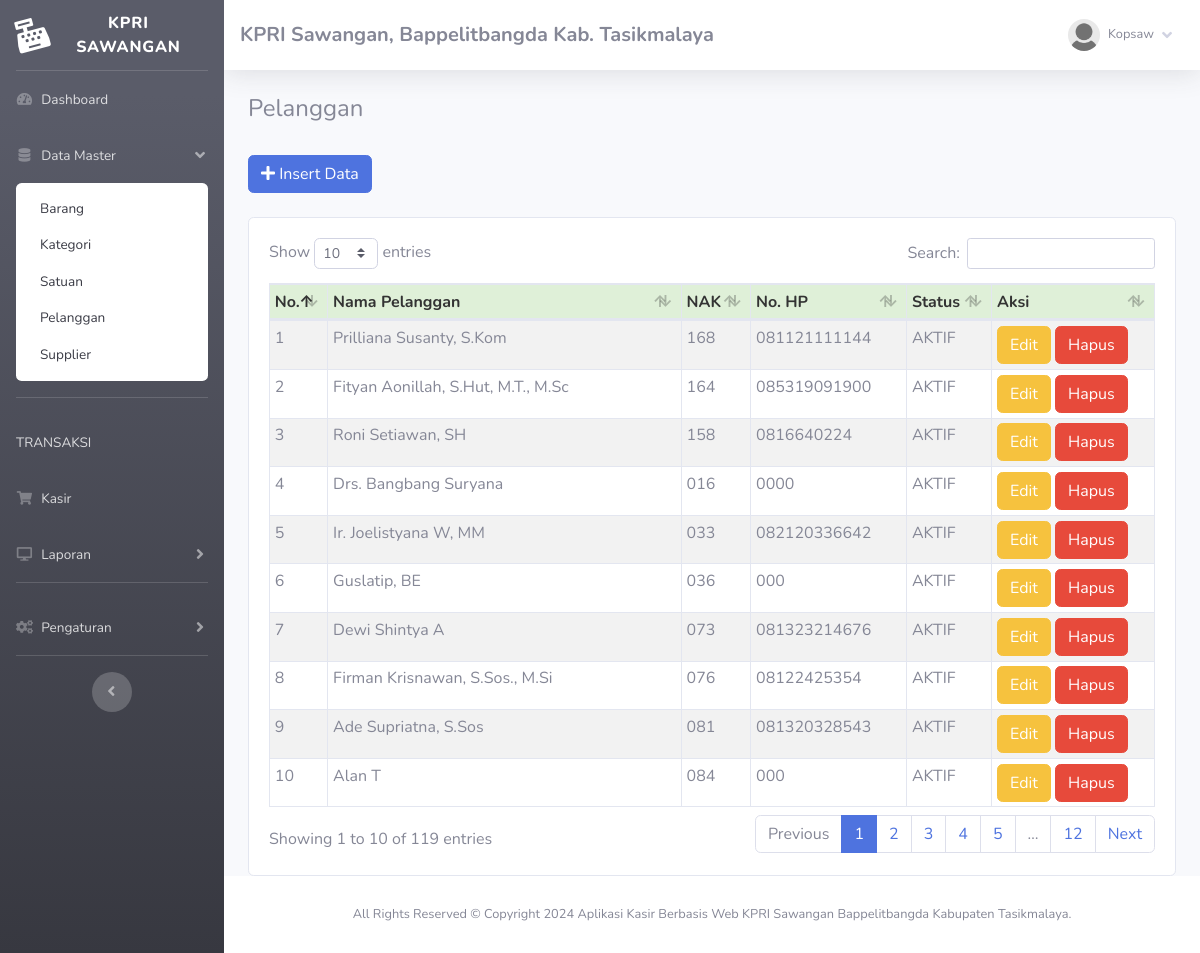
The app's page /index.php?page=pelanggan (signed in) with its own data.
### tables this page shows
CREATE TABLE `toko` (
  `id_toko` int(11) NOT NULL AUTO_INCREMENT,
  `nama_toko` varchar(255) NOT NULL,
  `alamat_toko` text NOT NULL,
  `tlp` varchar(255) NOT NULL,
  `nama_pemilik` varchar(255) NOT NULL,
  PRIMARY KEY (`id_toko`)
);

CREATE TABLE `member` (
  `id_member` int(11) NOT NULL AUTO_INCREMENT,
  `nm_member` varchar(255) NOT NULL,
  `alamat_member` text NOT NULL,
  `telepon` varchar(255) NOT NULL,
  `email` varchar(255) NOT NULL,
  `gambar` text NOT NULL,
  `NIK` text NOT NULL,
  PRIMARY KEY (`id_member`)
);

CREATE TABLE `ksw_pelanggan` (
  `id_pelanggan` varchar(6) NOT NULL,
  `nm_pelanggan` varchar(100) DEFAULT NULL,
  `telepon` varchar(15) DEFAULT NULL,
  `identitas` varchar(150) DEFAULT NULL,
  `statusdata` enum('AKTIF','TIDAK') DEFAULT NULL,
  `waktudata` datetime NOT NULL DEFAULT current_timestamp(),
  PRIMARY KEY (`id_pelanggan`)
);

### fungsi/view/view.php (called while the page is built, shortened)
<?php
class view
{
    protected $db;
    public function __construct($db)
    {
        $this->db = $db;
    }
    public function member_edit($id)
    {
        $sql = "select member.*, login.*
                from member inner join login on member.id_member = login.id_member
                where member.id_member= ?";
        $row = $this-> db -> prepare($sql);
        $row -> execute(array($id));
        $hasil = $row -> fetch();
        return $hasil;
    }
    public function toko()
    {
        $sql = "select*from toko where id_toko='1'";
        $row = $this-> db -> prepare($sql);
        $row -> execute();
        $hasil = $row -> fetch();
        return $hasil;
    }
    public function pelanggan()
    {
        $sql = "select * from ksw_pelanggan";
        $row = $this-> db -> prepare($sql);
        $row -> execute();
        $hasil = $row -> fetchAll();
        return $hasil;
    }
}

### admin/module/pelanggan/index.php (the view, shortened to what this page needs)
<h4>Pelanggan</h4>
<br />
<button type="button" class="btn btn-primary btn-md mr-2" data-toggle="modal" data-target="#myModalPelanggan">
    <i class="fa fa-plus"></i> Insert Data</button>
<br />
<div class="card card-body">
    <div class="table-responsive">
        <table class="table table-bordered table-striped table-sm" id="example1">
            <thead>
                <tr style="background:#DFF0D8;color:#333;">
                    <th>No.</th>
                    <th>Nama Pelanggan</th>
                    <th>NAK</th>
                    <th>No. HP</th>
                    <th>Status</th>
                    <th>Aksi</th>
                </tr>
            </thead>
            <tbody>
                <?php
				$hasil = $lihat -> pelanggan();
				$no=1;
				foreach($hasil as $isi){
			?>
                <tr>
                    <td><?php echo $no;?></td>
                    <td><?php echo $isi['nm_pelanggan'];?></td>
                    <td><?php echo $isi['identitas'];?></td>
                    <td><?php echo $isi['telepon'];?></td>
                    <td><?php echo $isi['statusdata'];?></td>
                    <td>
                    <button type="button" class="btn btn-warning" data-toggle="modal"
									data-target="#myModalEdit<?php echo $isi['id_pelanggan'];?>">Edit</button>
                        <a href="fungsi/hapus/hapus.php?pelanggan=hapus&id=<?php echo $isi['id_pelanggan'];?>"
                            onclick="javascript:return confirm('Hapus Data Pelanggan ?');"><button
                                class="btn btn-danger">Hapus</button></a>
                    </td>
                </tr>
                <?php $no++; }?>
            </tbody>
            </table>
    </div>
</div>

### admin/template/sidebar.php (shortened to what this page needs)
<?php
    $id = $_SESSION['admin']['id_member'];
    $hasil_profil = $lihat -> member_edit($id);
?>
<ul class="navbar-nav bg-gradient-dark sidebar sidebar-dark accordion" id="accordionSidebar">
    <a class="sidebar-brand d-flex align-items-center justify-content-center" href="index.php">
        <div class="sidebar-brand-icon rotate-n-15">
            <i class="fas fa-cash-register"></i>
        </div>
        <div class="sidebar-brand-text mx-3">KPRI Sawangan<sup></sup></div>
    </a>
    <hr class="sidebar-divider my-0">
    <li class="nav-item">
        <a class="nav-link" href="index.php">
            <i class="fas fa-fw fa-tachometer-alt"></i>
            <span>Dashboard</span></a>
    </li>
    <li class="nav-item">
        <a class="nav-link collapsed" href="#" data-toggle="collapse" data-target="#collapseTwo" aria-expanded="true"
            aria-controls="collapseTwo">
            <i class="fas fa-fw fa-database"></i>
            <span>Data Master</span>
        </a>
        <div id="collapseTwo" class="collapse" aria-labelledby="headingTwo" data-parent="#accordionSidebar">
            <div class="bg-white py-2 collapse-inner rounded">
                <a class="collapse-item" href="index.php?page=barang">Barang</a>
                <a class="collapse-item" href="index.php?page=kategori">Kategori</a>
                <a class="collapse-item" href="index.php?page=satuan">Satuan</a>
                <a class="collapse-item" href="index.php?page=pelanggan">Pelanggan</a>
                <a class="collapse-item" href="index.php?page=supplier">Supplier</a>
            </div>
        </div>
    </li>
    <hr class="sidebar-divider">
    <li class="nav-item">
        <a class="nav-link" href="#">
            <span>TRANSAKSI</span></a>
    </li>
    <li class="nav-item">
        <a class="nav-link" href="index.php?page=jual">
            <i class="fas fa-fw fa-shopping-cart"></i>
            <span>Kasir</span></a>
    </li>
    <li class="nav-item">
        <a class="nav-link collapsed" href="#" data-toggle="collapse" data-target="#collapse3" aria-expanded="true"
            aria-controls="collapse3">
            <i class="fas fa-fw fa-desktop"></i>
            <span>Laporan</span>
        </a>
    </li>
    <hr class="sidebar-divider">
    <li class="nav-item">
        <a class="nav-link collapsed" href="#" data-toggle="collapse" data-target="#pengaturan" aria-expanded="true"
            aria-controls="pengaturan">
            <i class="fas fa-fw fa-cogs"></i>
            <span>Pengaturan</span>
        </a>
    </li>
    <hr class="sidebar-divider d-none d-md-block">
    <div class="text-center d-none d-md-inline">
        <button class="rounded-circle border-0" id="sidebarToggle"></button>
    </div>
</ul>
<div id="content-wrapper" class="d-flex flex-column">
    <div id="content">
        <nav class="navbar navbar-expand navbar-light bg-white topbar mb-4 static-top shadow">
            <h5 class="d-lg-block d-none mt-2"><b><?php echo $toko['nama_toko'];?>, <?php echo $toko['alamat_toko'];?></b></h5>
            <ul class="navbar-nav ml-auto">
                <li class="nav-item dropdown no-arrow">
                    <a class="nav-link dropdown-toggle" href="#" id="userDropdown" role="button" data-toggle="dropdown"
                        aria-haspopup="true" aria-expanded="false">
                        <img class="img-profile rounded-circle"
                            src="assets/img/user/<?php echo $hasil_profil['gambar'];?>">
                        <span
                            class="mr-2 d-none d-lg-inline text-gray-600 small ml-2"><?php echo $hasil_profil['nm_member'];?></span>
                        <i class="fas fa-angle-down"></i>
                    </a>
                </li>
            </ul>
        </nav>
        <div class="container-fluid">

### records on screen
toko: nama_toko "KPRI Sawangan", alamat_toko "Bappelitbangda Kab. Tasikmalaya"
ksw_pelanggan: nm_pelanggan "Prilliana Susanty, S.Kom", identitas "168", telepon "081121111144", statusdata "AKTIF"
ksw_pelanggan: nm_pelanggan "Fityan Aonillah, S.Hut, M.T., M.Sc", identitas "164", telepon "085319091900", statusdata "AKTIF"
ksw_pelanggan: nm_pelanggan "Roni Setiawan, SH", identitas "158", telepon "0816640224", statusdata "AKTIF"
ksw_pelanggan: nm_pelanggan "Drs. Bangbang Suryana", identitas "016", telepon "0000", statusdata "AKTIF"
ksw_pelanggan: nm_pelanggan "Ir. Joelistyana W, MM", identitas "033", telepon "082120336642", statusdata "AKTIF"
ksw_pelanggan: nm_pelanggan "Guslatip, BE", identitas "036", telepon "000", statusdata "AKTIF"
ksw_pelanggan: nm_pelanggan "Dewi Shintya A", identitas "073", telepon "081323214676", statusdata "AKTIF"
ksw_pelanggan: nm_pelanggan "Firman Krisnawan, S.Sos., M.Si", identitas "076", telepon "08122425354", statusdata "AKTIF"
ksw_pelanggan: nm_pelanggan "Ade Supriatna, S.Sos", identitas "081", telepon "081320328543", statusdata "AKTIF"
ksw_pelanggan: nm_pelanggan "Alan T", identitas "084", telepon "000", statusdata "AKTIF"

### other values on screen
$hasil_profil['nm_member'] "Kopsaw"
